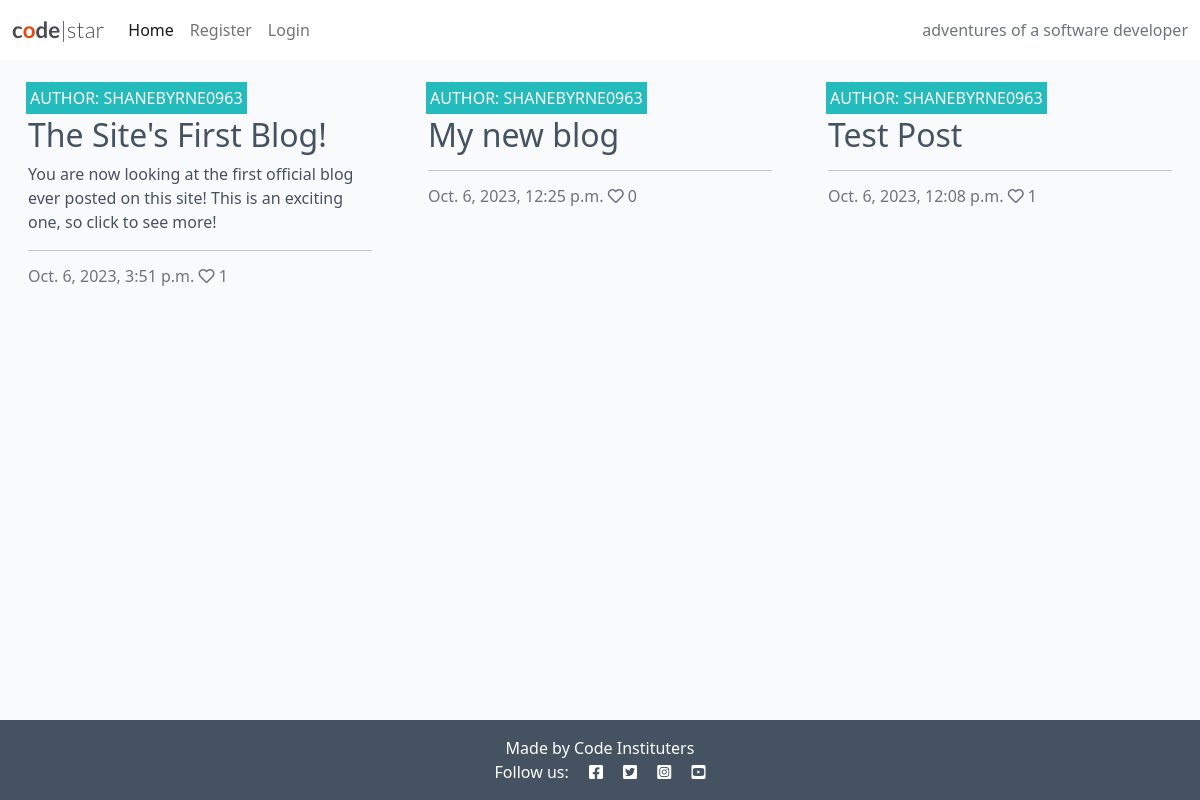
The page / on the database its author committed.
### blog/models.py (models this page shows, shortened)
class Post(models.Model):
    title = models.CharField(max_length=200, unique=True)
    slug = models.SlugField(max_length=200, unique=True)
    author = models.ForeignKey(
        User,
        on_delete=models.CASCADE,
        related_name='blog_posts'
    )
    updated_on_date = models.DateTimeField(auto_now=True)
    content = models.TextField()
    featured_image = CloudinaryField('image', default='placeholder')
    excerpt = models.TextField(blank=True)
    created_on = models.DateTimeField(auto_now_add=True)
    status = models.IntegerField(choices=STATUS, default=0)
    likes = models.ManyToManyField(User, related_name='blog_likes', blank=True)
    class Meta:
        ordering = ['-created_on']
    def number_of_likes(self):
        return self.likes.count()

### blog/views.py (the view)
# urls.py: path('', views.PostList.as_view(), name='home'),
class PostList(generic.ListView):
    model = Post
    queryset = Post.objects.filter(status=1).order_by('-created_on')
    template_name = 'index.html'
    paginate_by = 6

### templates/index.html (shortened to what this page needs)
{% extends "base.html" %}
{% block content %}
<div class="container-fluid">
    <div class="row">
        <div class="col-12 mt-3 left">
            <div class="row">
                {% for post in post_list %}
                    <div class="col-md-4">
                        <div class="card-mb-4">
                            <div class="card-body">
                                <div class="image-container">
                                    <div class="image-flash">
                                        <p class="author">Author: {{ post.author }}</p>
                                    </div>
                                </div>
                                <a href="{% url 'post_detail' post.slug %}" class="post-link">
                                    <h2 class="card-title">{{ post.title }}</h2>
                                    <p class="card-text">{{ post.excerpt }}</p>
                                </a>
                                <hr>
                                <p class="card-text text-muted h6">
                                    {{ post.created_on }}
                                    <i class="far fa-heart"></i>
                                    {{ post.number_of_likes }}
                                </p>
                            </div>
                        </div>
                    </div>
                    {% if forloop.counter|divisibleby:3 %}
                        </div>
                    {% endif %}
                {% endfor %}
        </div>
    </div>
</div>
{%endblock%}

### static/css/style.css (style rules this page uses)
body { background-color: #F9FAFC; }
.main-bg { background-color: #F9FAFC; }
.image-container { position: relative; }
.image-flash { position: absolute; bottom: 5%; min-width: 30%; left: -2px; background-color: #23BBBB; }
.author { color: white; margin: 4px; text-transform: uppercase; }
.post-link { text-decoration: none; color: #445261; }

### rows shown on the page
Post: author "SHANEBYRNE0963", title "The Site's First Blog!", excerpt "You are now looking at the first official blog ever posted on this site! This is an exciting one, so click to see more!", created_on "Oct. 6, 2023, 3:51 p.m.", number_of_likes "1"
Post: author "SHANEBYRNE0963", title "My new blog", created_on "Oct. 6, 2023, 12:25 p.m.", number_of_likes "0"
Post: author "SHANEBYRNE0963", title "Test Post", created_on "Oct. 6, 2023, 12:08 p.m.", number_of_likes "1"
